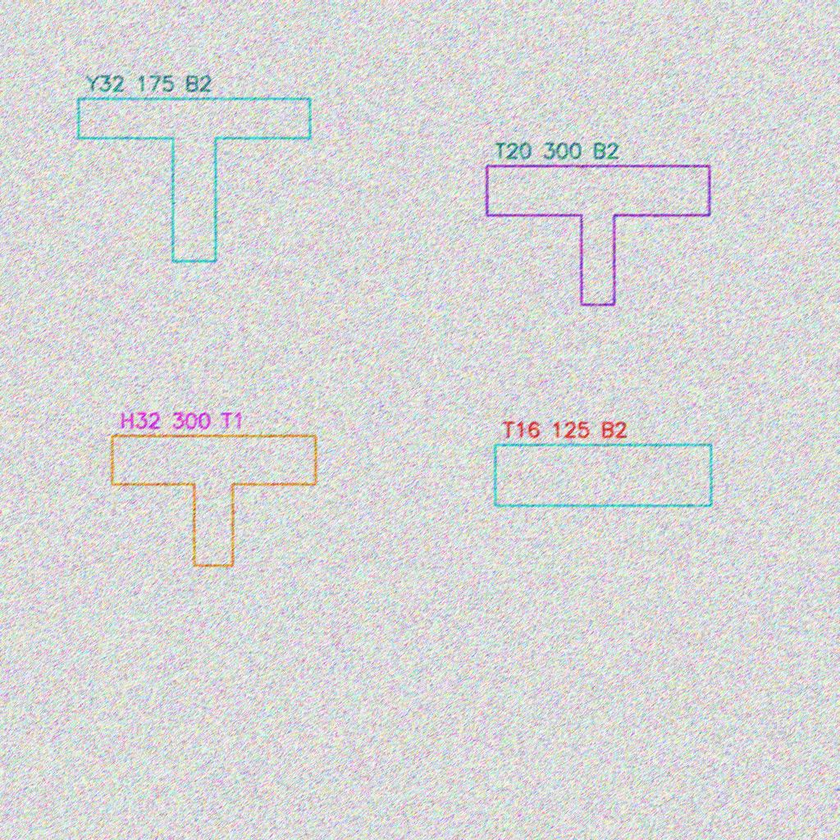
#> input picture data/synthetic/images/synthetic_draft_0000.png, 840 x 840 px, shrunk from 1024 x 1024 before the run
$ python -i color_isolation.py   (imports and definitions only)
#> lines starting #> are read from the running program, lines starting #| are printed output that depends on the picture; after the words box and inside, x2 and y2 are one past the last pixel; in counts of white or black regions, pixels touching at a corner belong together
#> further down, picture is the input picture: shape (840, 840, 3); mean B, G, R 215.8, 215.6, 215.5
from __future__ import annotations

from dataclasses import dataclass

import cv2
import numpy as np


@dataclass(frozen=True)
class ColorIsolationResult:
    original: np.ndarray
    color_mask: np.ndarray
    cleaned: np.ndarray
    colored_pixel_count: int
    retained_ratio: float


def isolate_colored_annotations(
    image: np.ndarray,
    saturation_threshold: int = 35,
    value_threshold: int = 25,
    close_kernel_size: int = 3,
) -> ColorIsolationResult:
    """Remove low-saturation grayscale floor-plan pixels and keep colored annotations.

    Floor plans are usually gray or black linework, which has low saturation in HSV.
    Reinforcement bars and text are intentionally colored, so they remain after the
    saturation threshold. The output keeps colored pixels on a white canvas.
    """
#> called with saturation_threshold = 35, value_threshold = 25, close_kernel_size = 3
    if image is None or image.size == 0:
        raise ValueError("image must be a non-empty OpenCV BGR array")
    if image.ndim != 3 or image.shape[2] != 3:
        raise ValueError("image must be a 3-channel OpenCV BGR array")

    hsv = cv2.cvtColor(image, cv2.COLOR_BGR2HSV)
#> hsv: shape (840, 840, 3); mean H, S, V 88.6, 20.5, 224.3
    saturation = hsv[:, :, 1]
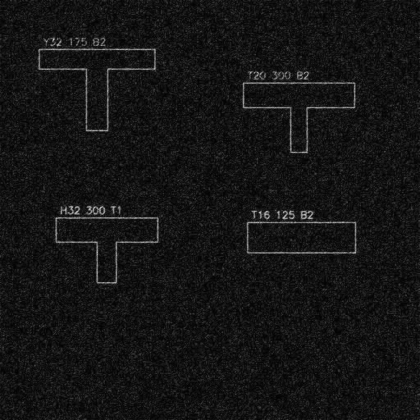
#> saturation: shape (840, 840) (shown at 1/2 size); min 0, max 238, mean 20.5
    value = hsv[:, :, 2]
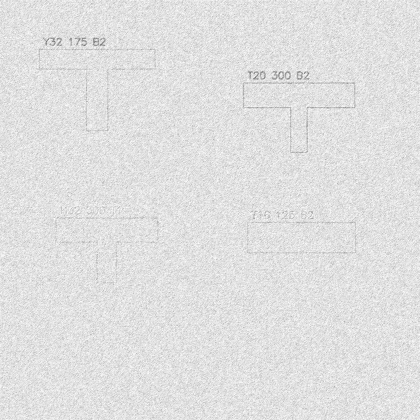
#> value: shape (840, 840) (shown at 1/2 size); min 91, max 255, mean 224.3

    color_mask = cv2.inRange(saturation, saturation_threshold, 255)
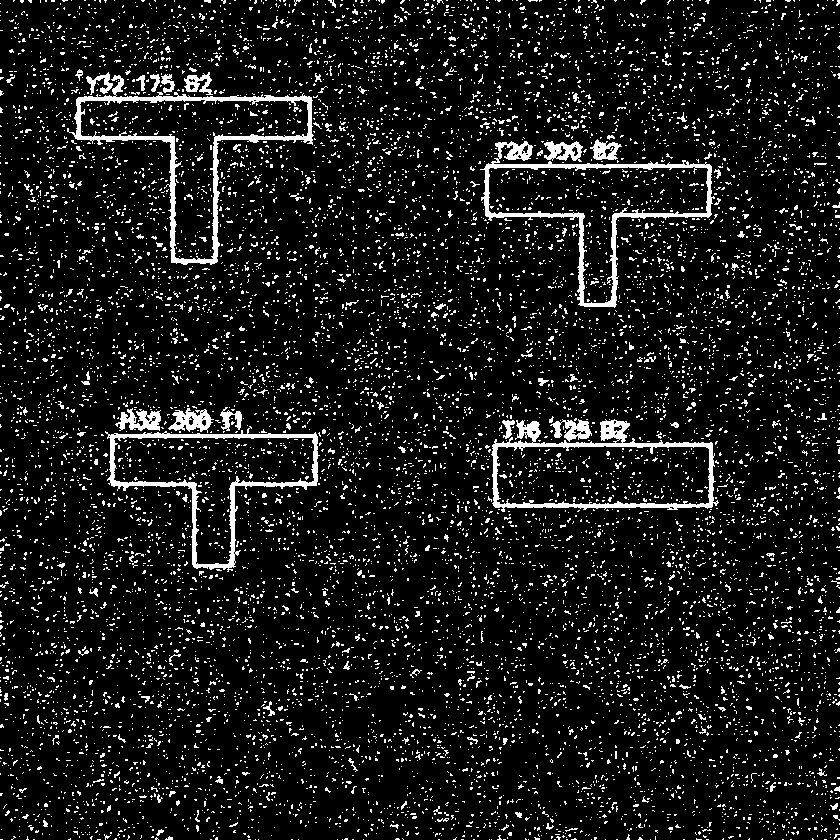
#> color_mask: shape (840, 840); 9.4% white in thin lines or dots
    visible_mask = cv2.inRange(value, value_threshold, 255)
#> visible_mask: shape (840, 840); every value is 255
    color_mask = cv2.bitwise_and(color_mask, visible_mask)

    if close_kernel_size > 1:
        kernel = np.ones((close_kernel_size, close_kernel_size), dtype=np.uint8)
        color_mask = cv2.morphologyEx(color_mask, cv2.MORPH_CLOSE, kernel, iterations=1)
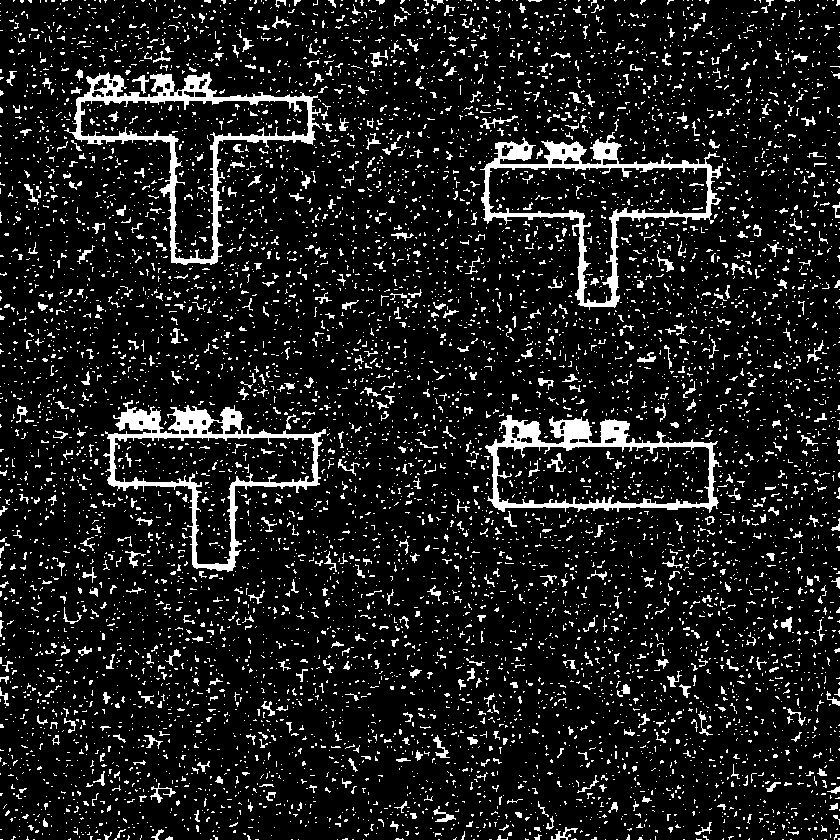
#> color_mask: shape (840, 840); 11.2% white; 8009 white regions (7368 under 20 px), largest, box (x1, y1, x2, y2) and area: (64, 72, 322, 265) 6196, (480, 132, 723, 310) 5881, (103, 400, 326, 572) 5780

    cleaned = np.full_like(image, 255)
    cleaned[color_mask > 0] = image[color_mask > 0]
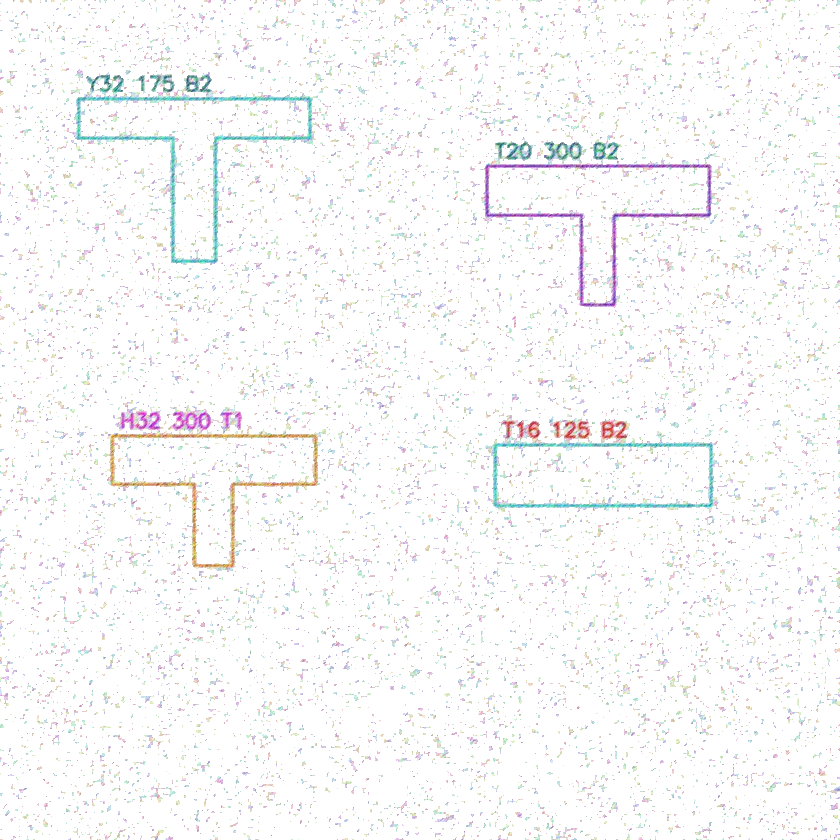
#> cleaned: shape (840, 840, 3); mean B, G, R 249.4, 249.1, 249

    colored_pixel_count = int(np.count_nonzero(color_mask))
#> colored_pixel_count = 78801
    retained_ratio = colored_pixel_count / float(color_mask.shape[0] * color_mask.shape[1])
#> retained_ratio = 0.112
    return ColorIsolationResult(
        original=image.copy(),
        color_mask=color_mask,
        cleaned=cleaned,
        colored_pixel_count=colored_pixel_count,
        retained_ratio=retained_ratio,
    )

>>> import cv2
>>> picture = cv2.imread('../../data/synthetic/images/synthetic_draft_0000.png')
>>> result = isolate_colored_annotations(picture)

$ run again, on data/synthetic/images/synthetic_draft_0004.png
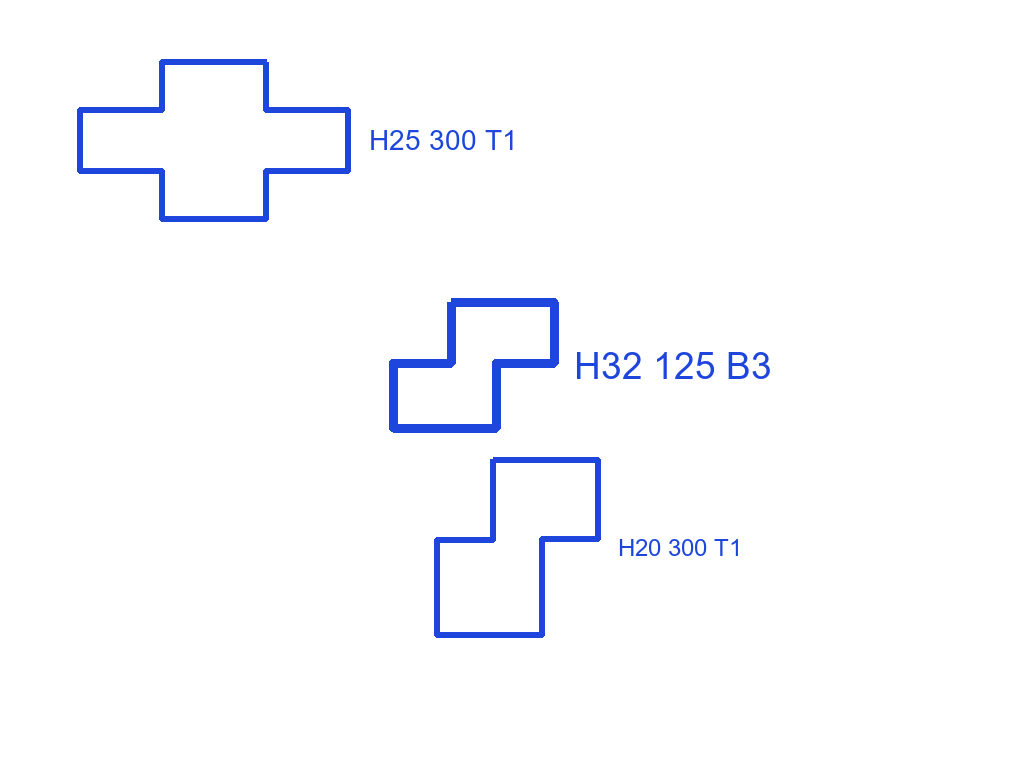
#> input picture data/synthetic/images/synthetic_draft_0004.png, 1024 x 768 px
#> picture is the input picture: shape (768, 1024, 3); mean B, G, R 254.2, 251, 250.1
#> hsv: shape (768, 1024, 3); mean H, S, V 2.6, 4.8, 254.2
#> in isolate_colored_annotations, `value = hsv[:, :, 2]`:
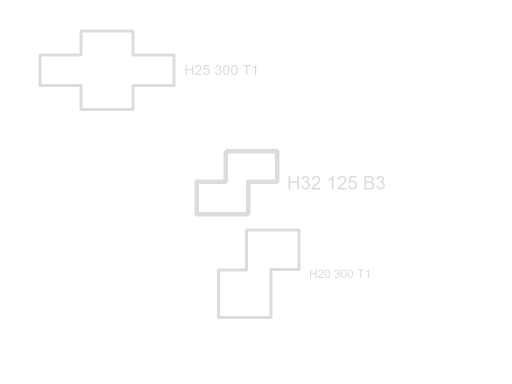
#> value: shape (768, 1024) (shown at 1/2 size); min 220, max 255, mean 254.2
#> in isolate_colored_annotations, `color_mask = cv2.inRange(saturation, saturation_threshold, 255)`:
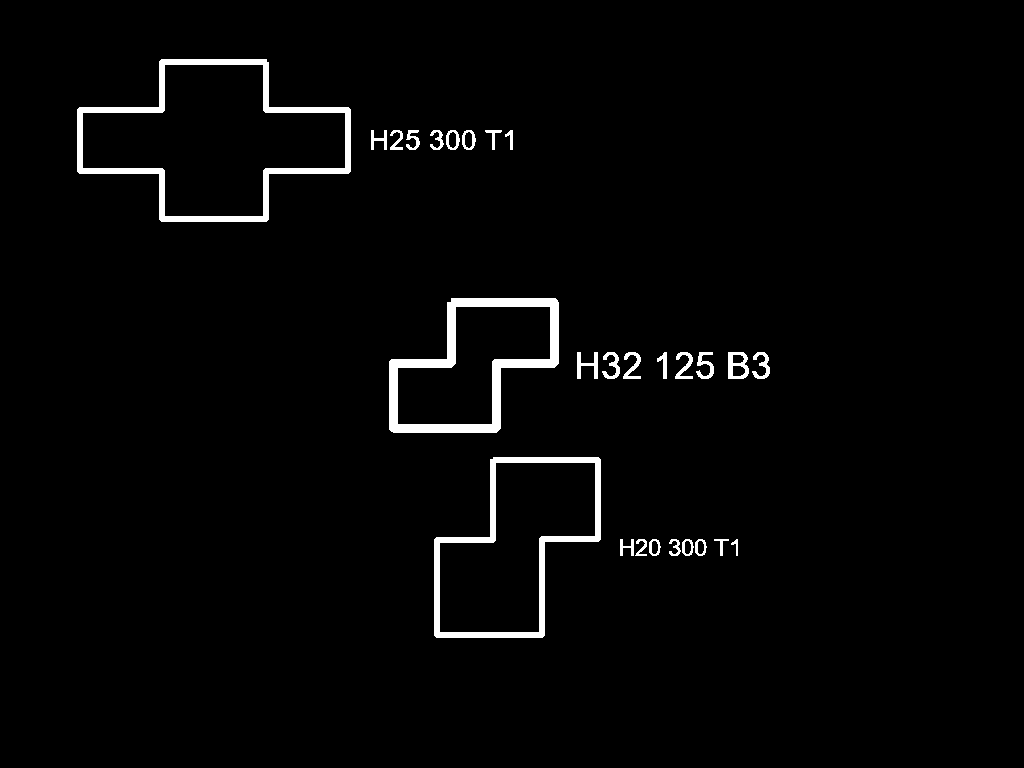
#> color_mask: shape (768, 1024); 2.2% white; 27 white regions, largest, box (x1, y1, x2, y2) and area: (389, 298, 559, 433) 5100, (77, 59, 351, 222) 5061, (434, 457, 601, 638) 4005
#> visible_mask: shape (768, 1024); every value is 255
#> colored_pixel_count = 17808
#> retained_ratio = 0.0226

$ run again, on data/synthetic/images/synthetic_draft_0005.png
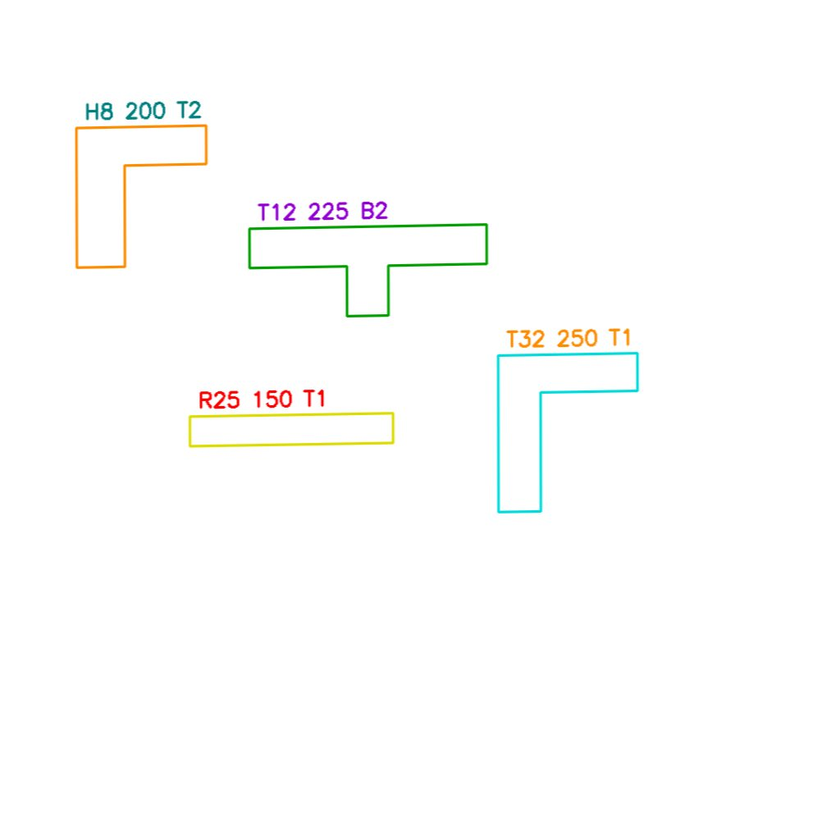
#> input picture data/synthetic/images/synthetic_draft_0005.png, 840 x 840 px, shrunk from 1024 x 1024 before the run
#> picture is the input picture: shape (840, 840, 3); mean B, G, R 252.6, 253.5, 253.2
#> hsv: shape (840, 840, 3); mean H, S, V 5.3, 3.1, 254.3
#> in isolate_colored_annotations, `saturation = hsv[:, :, 1]`:
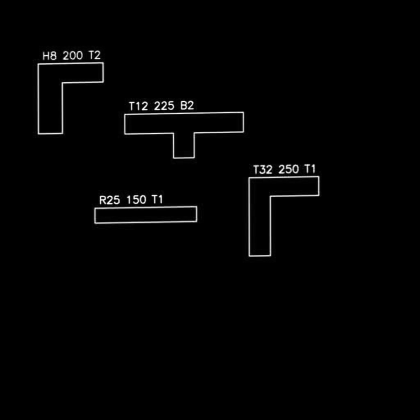
#> saturation: shape (840, 840) (shown at 1/2 size); min 0, max 255, mean 3.1
#> in isolate_colored_annotations, `color_mask = cv2.inRange(saturation, saturation_threshold, 255)`:
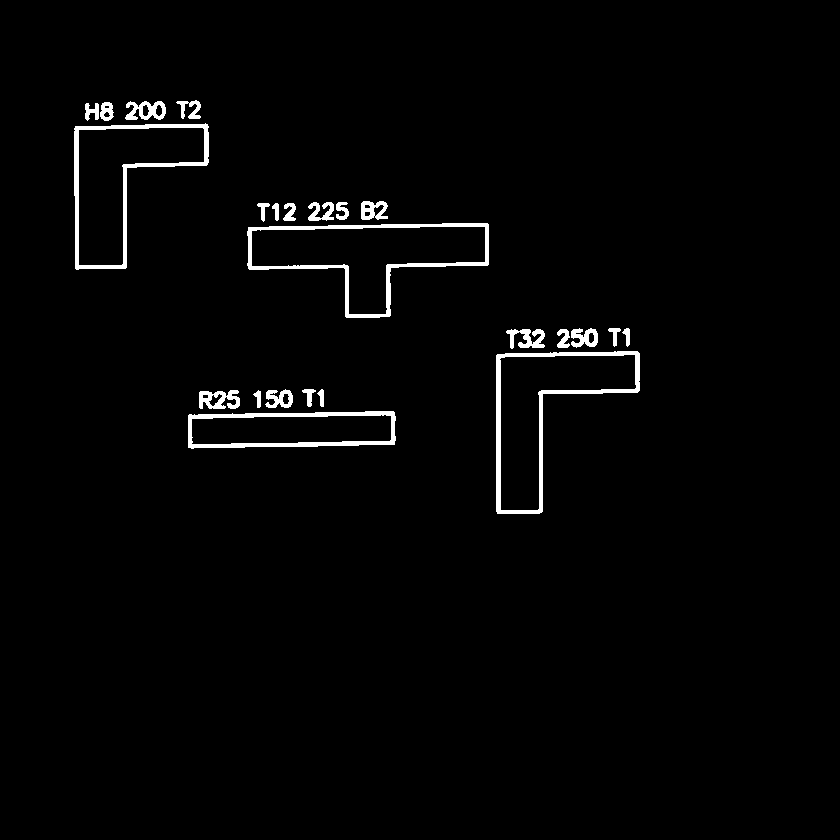
#> color_mask: shape (840, 840); 1.9% white; 24 white regions, largest, box (x1, y1, x2, y2) and area: (496, 351, 640, 514) 2558, (247, 223, 489, 318) 2508, (74, 123, 209, 270) 2245
#> visible_mask: shape (840, 840); every value is 255
#> colored_pixel_count = 13979
#> retained_ratio = 0.0198
